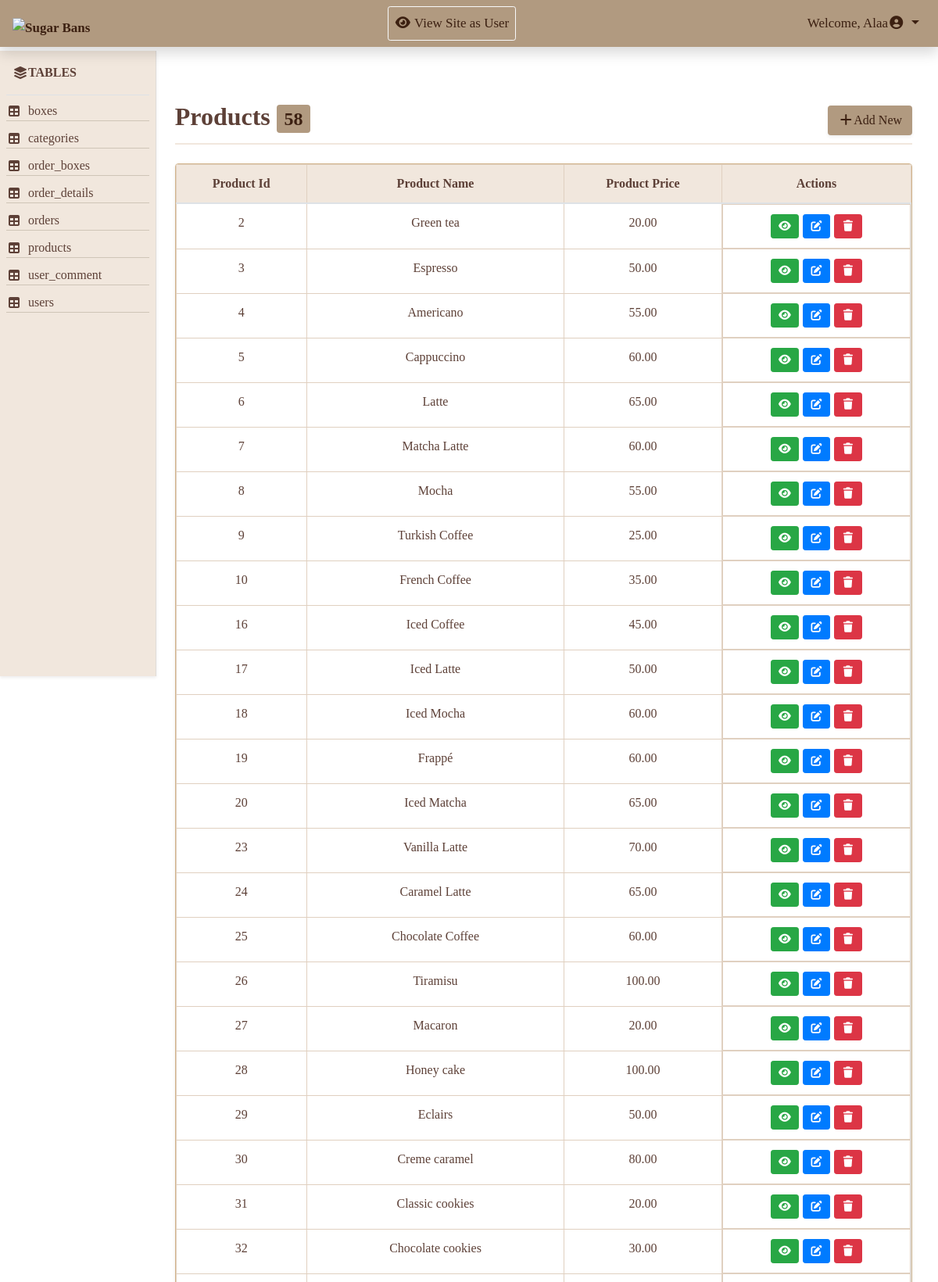
Page /Admin/view_table.php?table=products (signed in, upper part) on the committed database.
### tables this page shows
CREATE TABLE `products` (
  `product_id` int(11) NOT NULL,
  `product_name` varchar(150) DEFAULT NULL,
  `product_price` decimal(10,2) NOT NULL,
  `description` text DEFAULT NULL,
  `product_image_url` varchar(255) DEFAULT NULL,
  `category_id` int(11) NOT NULL,
  `stock` int(11) NOT NULL DEFAULT 50
);

### Admin/view_table.php (the view, shortened to what this page needs)
<?php
include 'includes/db/db.php';
include 'includes/temp/header.php';
include 'includes/temp/navbar.php';
?>
    <div class="row mx-3">
        <?php include 'includes/temp/aside.php'; ?>
        <main class="col-md-10">
            <?php
            $displayTitle = "";
            if (isset($_GET['table'])) {
                $currentTable = $_GET['table'];
                $spaceName = str_replace('_', ' ', $currentTable);
                $displayTitle = ucwords($spaceName);
            }
            $statement = $connect->prepare("SELECT * FROM $currentTable");
            $statement->execute();
            $currentTableCount =$statement->rowCount();
            $result = $statement->fetchAll(PDO::FETCH_ASSOC);
            $columns = [];
            if (!empty($result)) {
                $columns = array_slice(array_keys($result[0]), 0, 3);
            }
            ?>
            <div class="d-flex justify-content-between align-items-center div-title">
                <h2 class="table-title" ><?php echo $displayTitle;?> <span class="badge"><?php echo $currentTableCount;?></span></h2>
                <a href="action.php?action=add&table=<?php echo $currentTable; ?>"class="btn shadow-sm btn-add"><i class="fa-solid fa-plus"></i>Add New</a>
            </div>
            <div class="card shadow-sm mt-4 overflow-hidden">
                <div class="table-responsive">
                    <table class="table table-hover mb-0 w-100 border 1px">
                        <thead>
                            <tr>
                                <?php foreach ($columns as $col){?>
                                    <th><?php echo ucwords(str_replace('_', ' ', $col)); ?></th>
                                    <?php } ?>
                                    <th>Actions</th>
                            </tr>
                        </thead>
                        <tbody>
                            <?php foreach ($result as $row){ ?>
                                <tr>
                                    <?php foreach ($columns as $col){ ?>
                                    <td><?php echo $row[$col]; ?></td>
                                        <?php } ?>
                                    <td class="d-flex flex-md-nowrap justify-content-center operation">
                                        <a href="action.php?action=show&table=<?php echo $currentTable; ?>&id=<?php echo array_values($row)[0]; ?>" class="btn btn-sm btn-success"><i class="fa-solid fa-eye"></i></a>
                                        <a href="action.php?action=edit&table=<?php echo $currentTable; ?>&id=<?php echo array_values($row)[0]; ?>" class="btn btn-sm btn-primary"><i class="fa-solid fa-pen-to-square"></i></a>
                                        <a href="action.php?action=delete&table=<?php echo $currentTable; ?>&id=<?php echo array_values($row)[0]; ?>" class="btn btn-sm btn-danger" onclick= "return confirm('Are you sure you want to delete this?')"><i class="fa-solid fa-trash"></i></a>
                                   </td>
                               </tr>
                            <?php } ?>
                        </tbody>
                    </table>
                </div>
            </div>
        </main>
    </div>
<?php
include 'includes/temp/footer.php';
?>

### Admin/includes/assets/css/style.css (style rules this page uses)
* { margin: 0; padding: 0; box-sizing: border-box; }
body { font-family:Georgia, 'Times New Roman', Times, serif; }
main { margin-top: 130px; margin-bottom: 50px; margin-left: 16.5%; padding-right:5px ; min-height: calc(100vh - 90px - 180px); }
.div-title { border-bottom: 2px solid #f1e7dd; padding-bottom: 5px; }
.table-title { color: #5d4037; font-weight: bold; }
.btn-add { background-color:#b19a80; color: #3c2011 ; }
.badge { background-color:#b19a80; color: #3c2011 ; }
.table ,.card { color: #5d4037; border-color: #d2b48c; }
.table th, .table td { border: 1px solid #e0d0c0; text-align: center; }
.table th { background-color: #f1e7dd ; }
.operation { gap:5px; margin: auto; }

### rows in the picture
products: product_id "2", product_name "Green tea", product_price "20.00"
products: product_id "3", product_name "Espresso", product_price "50.00"
products: product_id "4", product_name "Americano", product_price "55.00"
products: product_id "5", product_name "Cappuccino", product_price "60.00"
products: product_id "6", product_name "Latte", product_price "65.00"
products: product_id "7", product_name "Matcha Latte", product_price "60.00"
products: product_id "8", product_name "Mocha", product_price "55.00"
products: product_id "9", product_name "Turkish Coffee", product_price "25.00"
products: product_id "10", product_name "French Coffee", product_price "35.00"
products: product_id "16", product_name "Iced Coffee", product_price "45.00"
products: product_id "17", product_name "Iced Latte", product_price "50.00"
products: product_id "18", product_name "Iced Mocha", product_price "60.00"
products: product_id "19", product_name "Frappé", product_price "60.00"
products: product_id "20", product_name "Iced Matcha", product_price "65.00"
products: product_id "23", product_name "Vanilla Latte", product_price "70.00"
products: product_id "24", product_name "Caramel Latte", product_price "65.00"
products: product_id "25", product_name "Chocolate Coffee", product_price "60.00"
products: product_id "26", product_name "Tiramisu", product_price "100.00"
products: product_id "27", product_name "Macaron", product_price "20.00"
products: product_id "28", product_name "Honey cake", product_price "100.00"
products: product_id "29", product_name "Eclairs", product_price "50.00"
products: product_id "30", product_name "Creme caramel", product_price "80.00"
products: product_id "31", product_name "Classic cookies", product_price "20.00"
products: product_id "32", product_name "Chocolate cookies", product_price "30.00"

### other values in the picture
$_SESSION['user_fname'] "Alaa"
$row "boxes"
$row "categories"
$row "order_boxes"
$row "order_details"
$row "orders"
$row "products"
$row "user_comment"
$row "users"
$displayTitle "Products"
$currentTableCount "58"
str_replace('_', ' ', $col) "Product Id"
str_replace('_', ' ', $col) "Product Name"
str_replace('_', ' ', $col) "Product Price"
